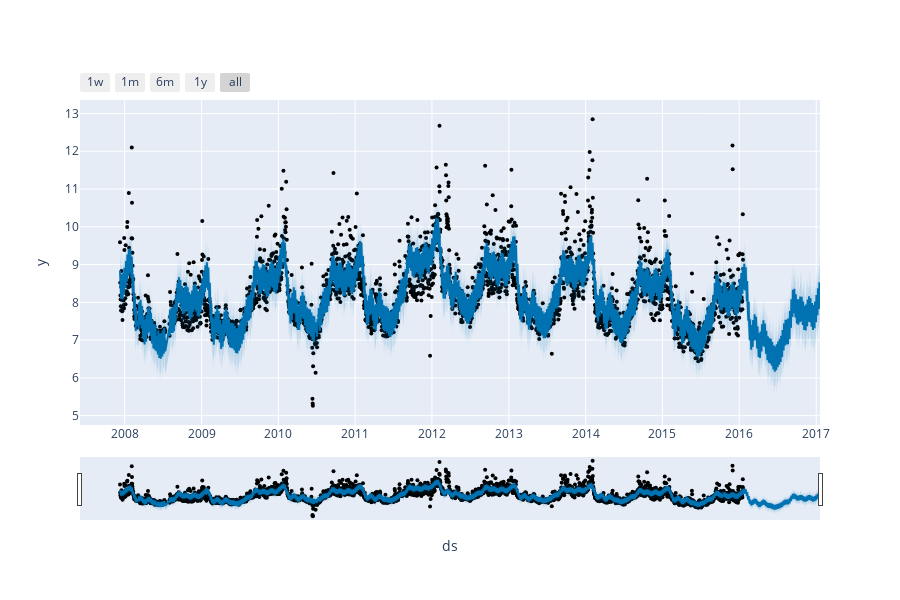

The notebook cell saved with this chart:
### Code cell
plot_plotly(m, forecast)

### Figure 1 — Plotly figure (JSON) as saved in the notebook; plotly's stock layout.template omitted (floating-point values rounded to 4 significant figures; data arrays with more than 128 entries replaced by an {"elided": "..."} marker saying what was removed)
{"data": [{"marker": {"color": "black", "size": 4}, "mode": "markers", "name": "Actual", "type": "scatter", "x": {"elided": "2905 str values"}, "y": {"elided": "2905 float values"}}, {"hoverinfo": "skip", "line": {"width": 0}, "mode": "lines", "type": "scatter", "x": {"elided": "3270 str values"}, "y": {"elided": "3270 float values"}}, {"fill": "tonexty", "fillcolor": "rgba(0, 114, 178, 0.2)", "line": {"color": "#0072B2", "width": 2}, "mode": "lines", "name": "Predicted", "type": "scatter", "x": {"elided": "3270 str values"}, "y": {"elided": "3270 float values"}}, {"fill": "tonexty", "fillcolor": "rgba(0, 114, 178, 0.2)", "hoverinfo": "skip", "line": {"width": 0}, "mode": "lines", "type": "scatter", "x": {"elided": "3270 str values"}, "y": {"elided": "3270 float values"}}], "layout": {"height": 600, "showlegend": false, "width": 900, "xaxis": {"rangeselector": {"buttons": [{"count": 7, "label": "1w", "step": "day", "stepmode": "backward"}, {"count": 1, "label": "1m", "step": "month", "stepmode": "backward"}, {"count": 6, "label": "6m", "step": "month", "stepmode": "backward"}, {"count": 1, "label": "1y", "step": "year", "stepmode": "backward"}, {"step": "all"}]}, "rangeslider": {"visible": true}, "title": {"text": "ds"}, "type": "date"}, "yaxis": {"title": {"text": "y"}}}}
